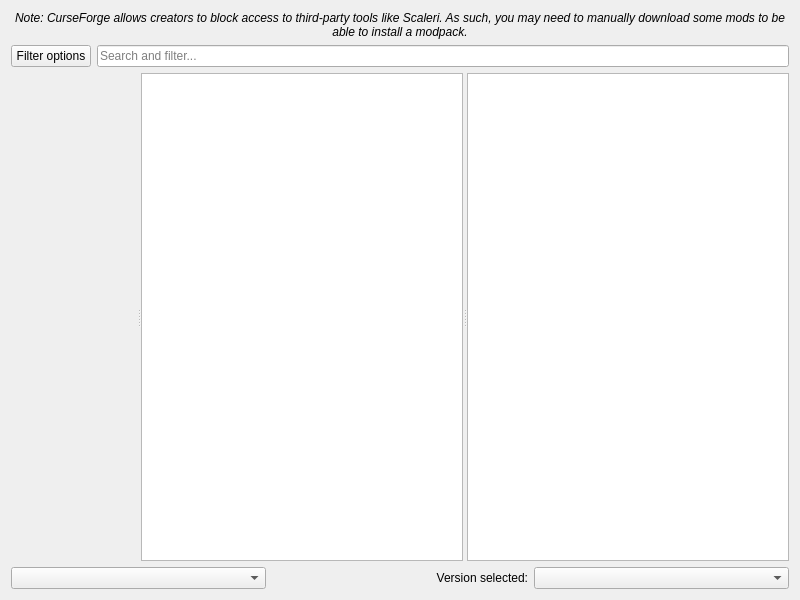
<?xml version="1.0" encoding="UTF-8"?>
<ui version="4.0">
 <class>FlamePage</class>
 <widget class="QWidget" name="FlamePage">
  <property name="geometry">
   <rect>
    <x>0</x>
    <y>0</y>
    <width>800</width>
    <height>600</height>
   </rect>
  </property>
  <layout class="QVBoxLayout" name="verticalLayout">
   <item>
    <widget class="QLabel" name="label_2">
     <property name="font">
      <font>
       <italic>true</italic>
      </font>
     </property>
     <property name="text">
      <string>Note: CurseForge allows creators to block access to third-party tools like Scaleri. As such, you may need to manually download some mods to be able to install a modpack.</string>
     </property>
     <property name="alignment">
      <set>Qt::AlignCenter</set>
     </property>
     <property name="wordWrap">
      <bool>true</bool>
     </property>
    </widget>
   </item>
   <item>
    <layout class="QHBoxLayout" name="horizontalLayout">
     <item>
      <widget class="QPushButton" name="filterButton">
       <property name="text">
        <string>Filter options</string>
       </property>
      </widget>
     </item>
     <item>
      <widget class="QLineEdit" name="searchEdit">
       <property name="placeholderText">
        <string>Search and filter...</string>
       </property>
      </widget>
     </item>
    </layout>
   </item>
   <item>
    <widget class="QSplitter" name="splitter">
     <property name="sizePolicy">
      <sizepolicy hsizetype="Expanding" vsizetype="Expanding">
       <horstretch>0</horstretch>
       <verstretch>0</verstretch>
      </sizepolicy>
     </property>
     <property name="orientation">
      <enum>Qt::Horizontal</enum>
     </property>
     <widget class="QWidget" name="widget" native="true"/>
     <widget class="QListView" name="packView">
      <property name="horizontalScrollBarPolicy">
       <enum>Qt::ScrollBarAlwaysOff</enum>
      </property>
      <property name="alternatingRowColors">
       <bool>true</bool>
      </property>
      <property name="iconSize">
       <size>
        <width>48</width>
        <height>48</height>
       </size>
      </property>
      <property name="verticalScrollMode">
       <enum>QAbstractItemView::ScrollPerPixel</enum>
      </property>
     </widget>
     <widget class="ProjectDescriptionPage" name="packDescription">
      <property name="openExternalLinks">
       <bool>true</bool>
      </property>
      <property name="openLinks">
       <bool>true</bool>
      </property>
     </widget>
    </widget>
   </item>
   <item>
    <layout class="QHBoxLayout">
     <item>
      <widget class="QComboBox" name="sortByBox"/>
     </item>
     <item>
      <widget class="QLabel" name="label">
       <property name="text">
        <string>Version selected:</string>
       </property>
       <property name="alignment">
        <set>Qt::AlignRight|Qt::AlignTrailing|Qt::AlignVCenter</set>
       </property>
      </widget>
     </item>
     <item>
      <widget class="QComboBox" name="versionSelectionBox"/>
     </item>
    </layout>
   </item>
  </layout>
 </widget>
 <customwidgets>
  <customwidget>
   <class>ProjectDescriptionPage</class>
   <extends>QTextBrowser</extends>
   <header>ui/widgets/ProjectDescriptionPage.h</header>
  </customwidget>
 </customwidgets>
 <tabstops>
  <tabstop>packView</tabstop>
  <tabstop>packDescription</tabstop>
  <tabstop>sortByBox</tabstop>
  <tabstop>versionSelectionBox</tabstop>
 </tabstops>
 <resources/>
 <connections/>
</ui>
